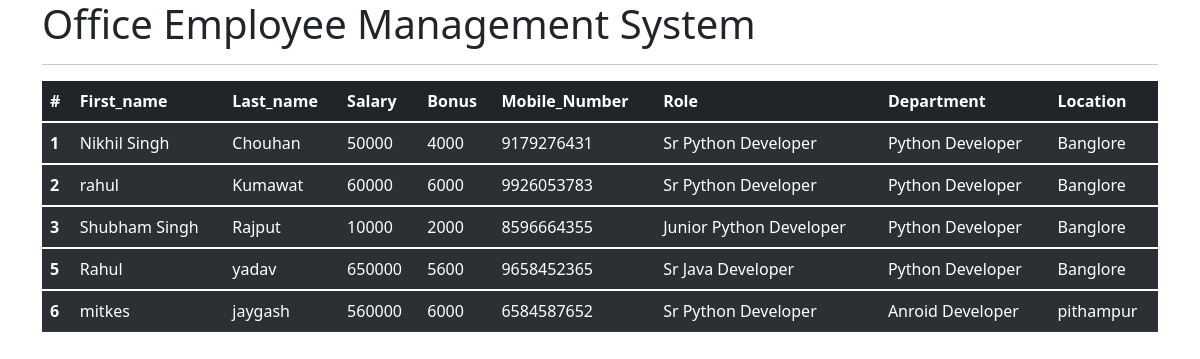
Screenshot of /View_emp with the database file from the repository.
### emp_app/models.py (models this page shows, shortened)
class Employee(models.Model):
    first_name=models.CharField(max_length=30)
    last_name= models.CharField(max_length=30)
    dept=models.ForeignKey(Department,on_delete=models.CASCADE)
    salary=models.IntegerField(default=0)
    bonus=models.IntegerField(default=0)
    role=models.ForeignKey(Role,on_delete=models.CASCADE)
    mobile_no=models.IntegerField(default=0)

class Role(models.Model):
    name=models.CharField(max_length=30)

class Department(models.Model):
    name=models.CharField(max_length=30,null=False)
    location=models.CharField(max_length=30)

### emp_app/views.py (the view)
# urls.py: path('View_emp', views.View_emp,name="View_emp"),
def View_emp(request):
    emps=Employee.objects.all()
    context={
        "emps":emps
    }
    return render(request,"View_emp.html",context)

### emp_app/templates/View_emp.html (shortened to what this page needs)
<!DOCTYPE html>
<html lang="en">
<head>
    <link href="https://cdn.jsdelivr.net/npm/bootstrap@5.1.3/dist/css/bootstrap.min.css" rel="stylesheet">
</head>
<body>
    <div class="container">
        <h1>Office Employee Management System</h1> <hr>
        <table class="table table-dark table-striped">
            <thead>
              <tr>
                <th scope="col">#</th>
                <th scope="col">First_name</th>
                <th scope="col">Last_name</th>
                <th scope="col">Salary</th>
                <th scope="col">Bonus</th>
                <th scope="col">Mobile_Number</th>
                <th scope="col">Role</th>
                <th scope="col">Department</th>
                <th scope="col">Location</th>
              </tr>
            </thead>
                    {% for emp in emps %}
            <tbody>
              <tr>
                <th scope="row">{{emp.id}}</th>
                <td>{{emp.first_name}}</td>
                <td>{{emp.last_name}}</td>
                <td>{{emp.salary}}</td>
                <td>{{emp.bonus}}</td>
                <td>{{emp.mobile_no}}</td>
                <td>{{emp.role.name}}</td>
                <td>{{emp.dept.name}}</td>
                <td>{{emp.dept.location}}</td>
              </tr>
            </tbody>
            {% endfor %}
          </table>
</body>
</html>

### rows the page displays
Employee: id "1", first_name "Nikhil Singh", last_name "Chouhan", salary "50000", bonus "4000", mobile_no "9179276431", role.name "Sr Python Developer", dept.name "Python Developer", dept.location "Banglore"
Employee: id "2", first_name "rahul", last_name "Kumawat", salary "60000", bonus "6000", mobile_no "9926053783", role.name "Sr Python Developer", dept.name "Python Developer", dept.location "Banglore"
Employee: id "3", first_name "Shubham Singh", last_name "Rajput", salary "10000", bonus "2000", mobile_no "8596664355", role.name "Junior Python Developer", dept.name "Python Developer", dept.location "Banglore"
Employee: id "5", first_name "Rahul", last_name "yadav", salary "650000", bonus "5600", mobile_no "9658452365", role.name "Sr Java Developer", dept.name "Python Developer", dept.location "Banglore"
Employee: id "6", first_name "mitkes", last_name "jaygash", salary "560000", bonus "6000", mobile_no "6584587652", role.name "Sr Python Developer", dept.name "Anroid Developer", dept.location "pithampur"
